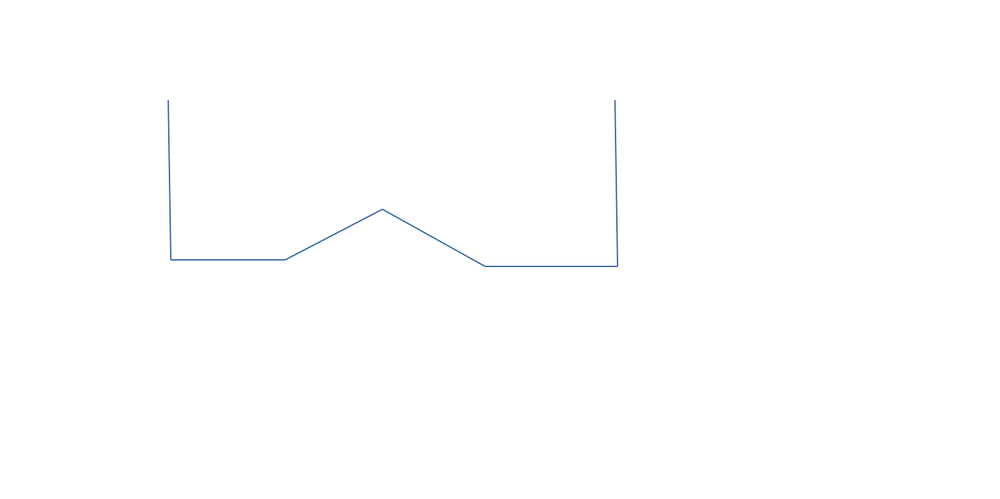
//> input picture openCV_ws/tutorial/6. 检测拐角/plugin.png, 1000 x 499 px, shrunk from 1540 x 768 before the run
$ ./corner   (built with g++ and OpenCV 4)
//> lines starting //> are read from the running program, lines starting //| are printed output that depends on the picture; after the words box and inside, x2 and y2 are one past the last pixel; in counts of white or black regions, pixels touching at a corner belong together
//g++ corner.cpp -o 11 -lopencv_core -lopencv_highgui -lopencv_imgcodecs -lopencv_imgproc
#include <opencv2/opencv.hpp>

int main() {
    // 读取图像
    cv::Mat image = cv::imread("plugin.png");
//> image is the input picture: 499 rows x 1000 cols, CV_8UC3; mean B, G, R 254.8, 254.7, 254.5

    // 转换为灰度图像
    cv::Mat grayImage;
    cv::cvtColor(image, grayImage, cv::COLOR_BGR2GRAY);

    // 检测拐角
    std::vector<cv::Point2f> corners;
    cv::goodFeaturesToTrack(grayImage, corners, 100, 0.01, 10);
//> corners = 7 Points (x, y): [615, 264], [172, 258], [614, 100], [168, 100], [382, 210], [485, 264], [284, 259]

    // 绘制拐角
    for (const auto& point : corners) {
        cv::circle(image, point, 5, cv::Scalar(0, 0, 255), cv::FILLED);
    }
//> this loop made 7 passes
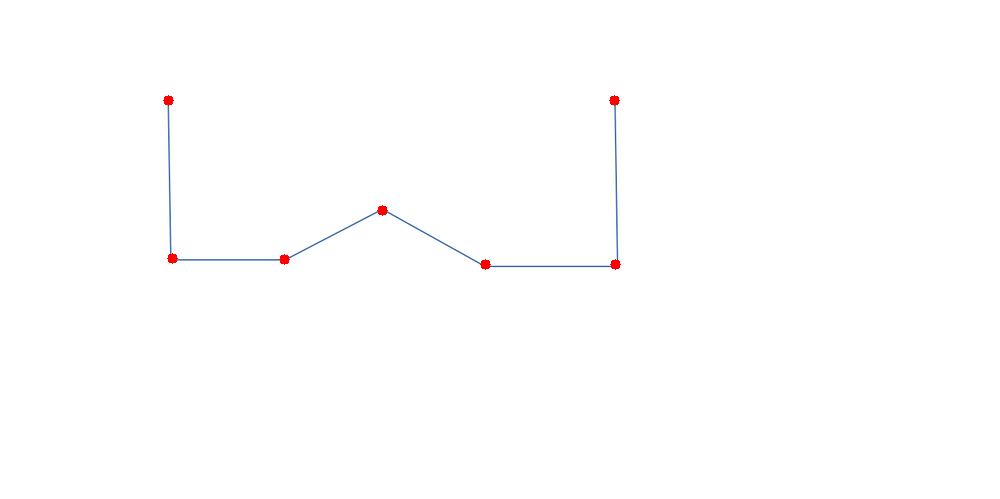
//> image: 499 rows x 1000 cols, CV_8UC3; 0.11% of pixels changed, all inside (x1, y1, x2, y2) = (163, 95, 621, 270)

    // 显示图像
    cv::imshow("Corners", image);
    cv::waitKey(0);

    return 0;
}
